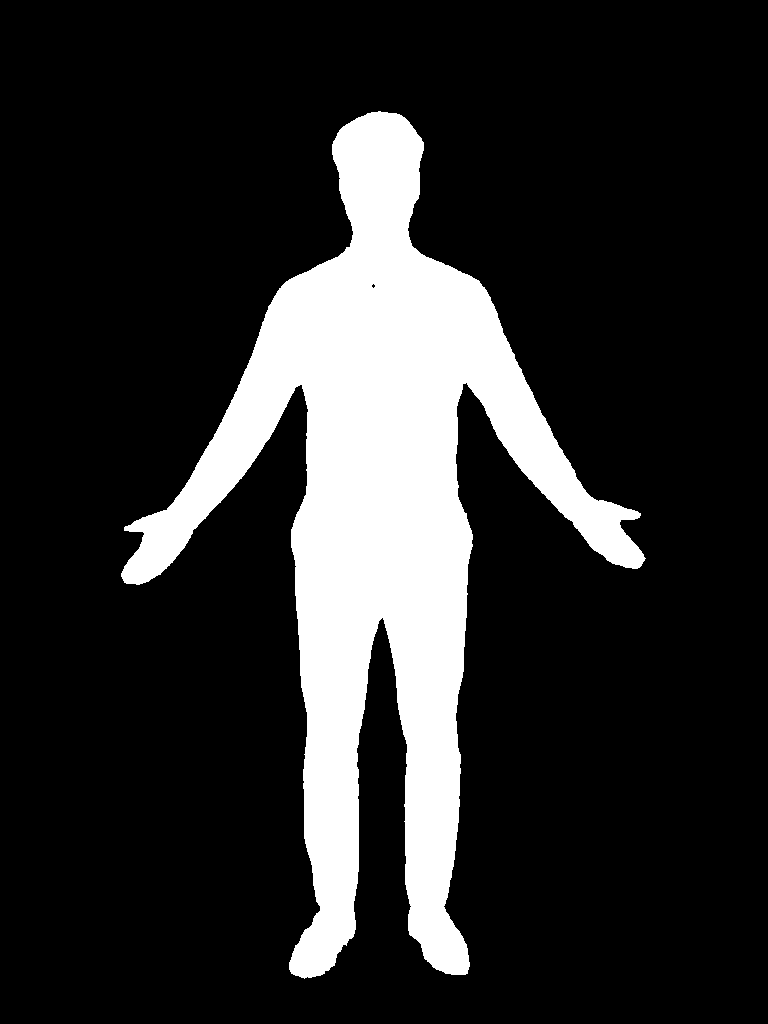
#> input picture gpu/tools/outline_masks/male_front.png, 768 x 1024 px
$ python -i build_outlines.py   (imports and definitions only)
#> lines starting #> are read from the running program, lines starting #| are printed output that depends on the picture; after the words box and inside, x2 and y2 are one past the last pixel; in counts of white or black regions, pixels touching at a corner belong together
"""Offline generator for the guided-capture outlines (not part of the Modal image).

Neutral outlines: the shipped Meta MHR LOD 1 rest mesh
(`public/models/mhr-hull.glb`, Apache 2.0), arms posed per capture view,
sex-specific torso proportions, rendered as an orthographic silhouette.
Male and female outlines: traced from SAM 2 masks of model photos
(`gpu/tools/outline_masks/`; male from `public/marketing/capture-*.webp`,
female from photos the owner supplied on 2026-10-10, masked with
`gpu/tools/dev_outline_masks.py`) so the guide reads as a natural body. Each silhouette becomes one smooth
cubic-Bezier SVG path. Output: `lib/widget/capture-outlines.ts`.

No shopper biometrics are involved.

    python gpu/tools/build_outlines.py

Requires numpy + opencv-python (dev machine only).
"""

from __future__ import annotations

import json
import math
import struct
from pathlib import Path

import cv2
import numpy as np

REPO = Path(__file__).resolve().parents[2]
GLB = REPO / "public" / "models" / "mhr-hull.glb"
OUT = REPO / "lib" / "widget" / "capture-outlines.ts"

RENDER_HEIGHT_PX = 1400
# Male and female outlines are traced from model photos (natural body and
# arms), not the MHR mean mesh: SAM 2 person masks.
PHOTO_MASKS = {
    ("male", "front"): REPO / "gpu" / "tools" / "outline_masks" / "male_front.png",
    ("male", "side"): REPO / "gpu" / "tools" / "outline_masks" / "male_side.png",
    ("female", "front"): REPO / "gpu" / "tools" / "outline_masks" / "female_front.png",
    ("female", "side"): REPO / "gpu" / "tools" / "outline_masks" / "female_side.png",
}
# Side guides face screen-right (the capture screen mirrors them to match the
# shopper); the female side photo faces left.
MIRRORED_MASKS = {("female", "side")}
OUTLINE_OFFSET_PX = 9
CONTOUR_POINTS = 280
SMOOTH_SIGMA_PX = 7.0
ARM_RADIUS_M = 0.13

# Rest-pose landmarks of the MHR mean (metres, y up, +z forward, +x = body left).
SHOULDER_Y = 1.415
SHOULDER_X = 0.175
ARM_START_X = 0.15

# Sex-specific half-width multipliers by height band (fraction of stature), loosely
# following ANSUR II mean biacromial / waist / hip breadth ratios relative to the
# MHR mean. Depth (side view) multipliers add bust / seat for the female outline.
SEX_PROFILES: dict[str, dict[str, list[tuple[float, float]]]] = {
    "neutral": {"width": [(0.0, 1.0), (1.0, 1.0)], "depth": [(0.0, 1.0), (1.0, 1.0)]},
    "male": {
        "width": [(0.0, 1.0), (0.46, 1.0), (0.52, 0.98), (0.61, 1.0), (0.72, 1.04), (0.82, 1.08), (0.88, 1.02), (1.0, 1.0)],
        "depth": [(0.0, 1.0), (0.66, 1.0), (0.74, 1.04), (0.82, 1.02), (1.0, 1.0)],
    },
    "female": {
        "width": [(0.0, 1.0), (0.4, 1.02), (0.5, 1.1), (0.55, 1.08), (0.61, 0.86), (0.66, 0.88), (0.72, 0.93), (0.82, 0.88), (0.88, 0.95), (1.0, 0.95)],
        "depth": [(0.0, 1.0), (0.44, 1.0), (0.51, 1.12), (0.58, 0.97), (0.66, 1.0), (0.72, 1.14), (0.77, 1.06), (0.84, 1.0), (1.0, 1.0)],
    },
}


# [112 lines left out: functions load_mesh, piecewise, rotation, arm_masks, pose_arms, shape_for_sex and 1 more, not called in this run]


def photo_silhouette(path: Path, mirror: bool = False) -> tuple[np.ndarray, tuple[float, float, float]]:
    """A person mask traced from a model photo, framed like the MHR renders.

    Returns the render-height mask and (x0, y0, crop_h) in photo pixels, so a
    page can place the outline back over the photo with
    translate(x0 y0) scale(crop_h / 1000).
    """
#> called with path = 'outline_masks/male_front.png', mirror = False
    photo_mask = cv2.imread(str(path), cv2.IMREAD_GRAYSCALE)
#> photo_mask: shape (1024, 768); 17.4% white; 1 white region, box (x1, y1, x2, y2) and area: (121, 111, 646, 979) 136660
    if mirror:
        photo_mask = cv2.flip(photo_mask, 1)
    ys, xs = np.nonzero(photo_mask > 127)
    body_h = ys.max() - ys.min()
#> body_h = 867
    margin = 40 * body_h / (RENDER_HEIGHT_PX - 80)
#> margin = 26.27
    x0, y0 = xs.min() - margin, ys.min() - margin
#> x0 = 94.73; y0 = 84.73
    crop_h = body_h + 2 * margin
#> crop_h = 919.5
    crop_w = (xs.max() - xs.min()) + 2 * margin
#> crop_w = 576.5
    scale = RENDER_HEIGHT_PX / crop_h
#> scale = 1.52
    affine = np.array([[scale, 0, -x0 * scale], [0, scale, -y0 * scale]], dtype=np.float64)
#> affine = [[1.52, 0, -144.2], [0, 1.52, -129]]
    mask = cv2.warpAffine(photo_mask, affine, (int(round(crop_w * scale)), RENDER_HEIGHT_PX), flags=cv2.INTER_LINEAR)
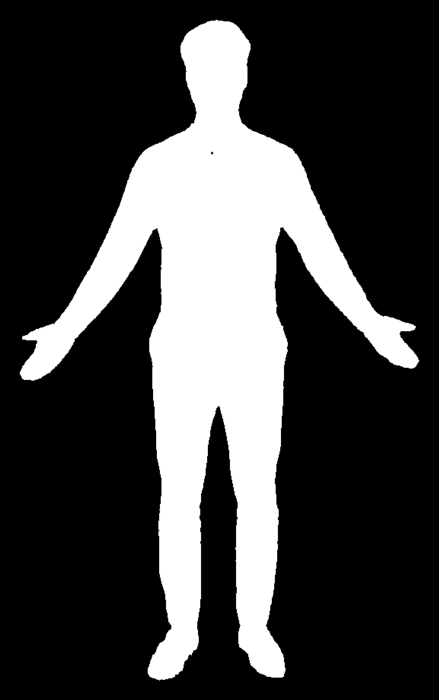
#> mask: shape (1400, 878) (shown at 1/2 size); min 0, max 255, mean 65.7
    mask = (mask > 127).astype(np.uint8) * 255
#> mask: shape (1400, 878); 25.8% white; 1 white region, box (x1, y1, x2, y2) and area: (40, 40, 839, 1361) 316882
    # Merge fingers into a soft hand and sit just outside the body, like a guide.
    mask = cv2.morphologyEx(mask, cv2.MORPH_CLOSE, cv2.getStructuringElement(cv2.MORPH_ELLIPSE, (21, 21)))
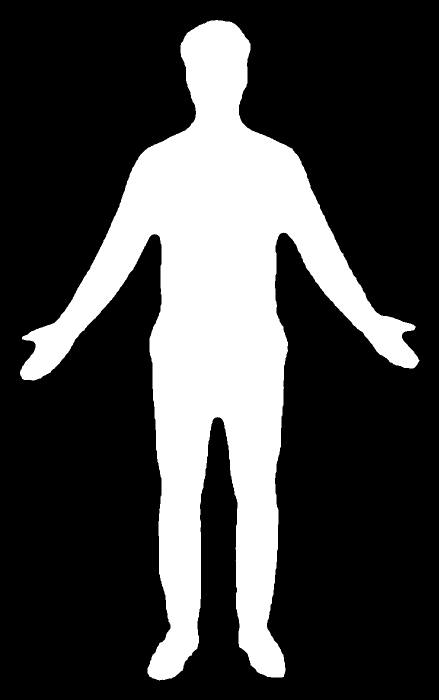
#> mask: shape (1400, 878) (shown at 1/2 size); 25.9% white; 1 white region, box (x1, y1, x2, y2) and area: (40, 40, 839, 1361) 318196
    mask = cv2.dilate(mask, cv2.getStructuringElement(cv2.MORPH_ELLIPSE, (2 * OUTLINE_OFFSET_PX + 1,) * 2))
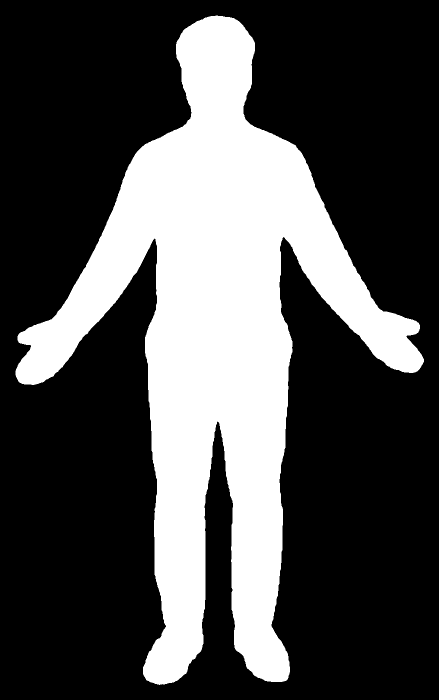
#> mask: shape (1400, 878) (shown at 1/2 size); 30.1% white; 1 white region, box (x1, y1, x2, y2) and area: (31, 31, 848, 1370) 370591
    return mask, (float(x0), float(y0), float(crop_h))


# [107 lines left out: functions smooth_contour, bezier_path, center_on_torso, build, main, not called in this run]


# [2 lines not run here, left out]

>>> result = photo_silhouette('outline_masks/male_front.png')
